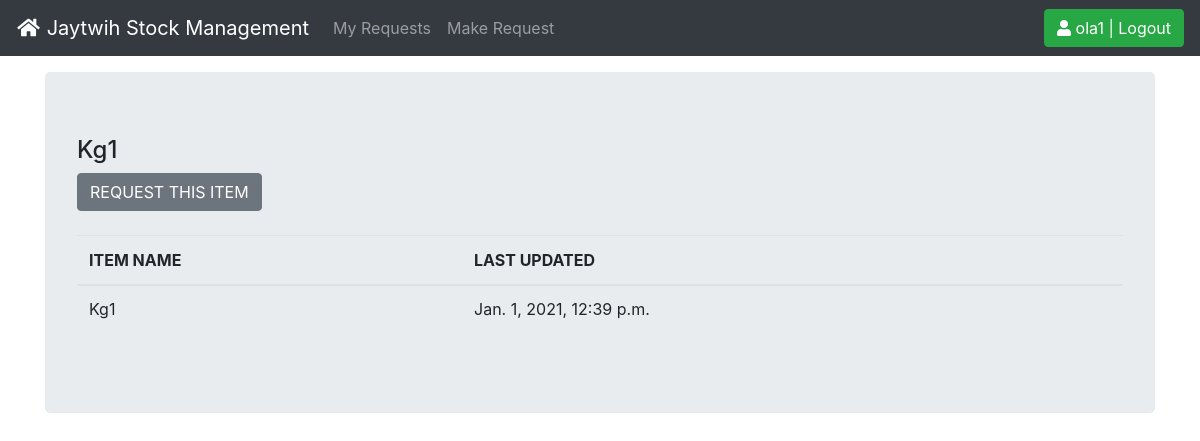
The page /stock_management/stock_detail/1/ (signed in) on the database its author committed.
### accounts/models.py (models this page shows)
class User(AbstractUser):
    is_teacher = models.BooleanField(default=False)
    is_manager = models.BooleanField(default=False)
    first_name = models.CharField(max_length=100)
    last_name = models.CharField(max_length=100)

### stock_management/models.py (models this page shows, shortened)
class Stock(models.Model):
	category = models.ForeignKey(Category, on_delete=models.CASCADE, blank=True)
	item_name = models.CharField(max_length=50, blank=True, null=True)
	quantity = models.IntegerField(default='0', blank=True, null=True)
	receive_quantity = models.IntegerField(default='0', blank=True, null=True)
	receive_by = models.CharField(max_length=50, blank=True, null=True)
	request_quantity = models.IntegerField(default='0', blank=True, null=True)
	issue_by = models.CharField(max_length=50, blank=True, null=True)
	request_by = models.CharField(max_length=50, blank=True, null=True)
	phone_number = models.CharField(max_length=50, blank=True, null=True)
	created_by = models.CharField(max_length=50, blank=True, null=True)
	reorder_level = models.IntegerField(default='0', blank=True, null=True)
	last_updated = models.DateTimeField(auto_now_add=False, auto_now=True)
	timestamp = models.DateTimeField(auto_now_add=True, auto_now=False)
	export_to_CSV = models.BooleanField(default=False)
	approval = models.CharField(max_length=10, blank=True, null=False, default='Pending')

### stock_management/views.py (the view)
# urls.py: path('stock_detail/<str:pk>/', views.stock_detail, name="stock_detail"),
@login_required
def stock_detail(request, pk):
    queryset = Stock.objects.get(id=pk)
    context = {
        "title": queryset.item_name,
        "queryset": queryset,
    }
    return render(request, "stock_detail.html", context)

### templates/stock_detail.html
{% extends 'base.html' %}
{% block content %}
<h4>{{queryset.item_name}}</h4>
    {% if not request.user.is_manager %}
<a href="{% url 'request_items' queryset.id %}"><div class='btn btn-secondary'>REQUEST THIS ITEM</div></a>
    {% else %}
<a href="{% url 'receive_items' queryset.id %}"><div class='btn btn-primary'>RECEIVE THIS ITEM</div></a>
    {% endif %}
  <br><br>
<div class="display_table">
<table class='table'>
                  <tr>
                   <thead>
                    <th>ITEM NAME</th>
                    <th>LAST UPDATED</th>
                   </thead>
                  <tr>
                    <td>{{queryset.item_name}}</td>
                    <td>{{queryset.last_updated}}</td>
                  </tr>
          </table>
</div>
{% endblock %}

### templates/base.html (shortened to what this page needs)
{% load static %}
<!doctype html>
<html lang="en">
  <head>
<link href="{% static 'css/bootstrap.min.css' %}" rel="stylesheet">
<link href="{% static 'css/navbar-top-fixed.css' %}" rel="stylesheet">
<link rel="stylesheet" href="https://cdnjs.cloudflare.com/ajax/libs/font-awesome/5.14.0/css/all.min.css">
  </head>
  <body>
    <nav class="navbar navbar-expand-md navbar-dark fixed-top bg-dark">
  <a class="navbar-brand" href="/"><i class="fa fa-home fa-fw"> </i> Jaytwih Stock Management</a>
  <div class="collapse navbar-collapse" id="navbarCollapse">
    <ul class="navbar-nav mr-auto">
      {% if request.user.is_authenticated %}
      <li class="nav-item">
        <a class="nav-link" href="{% url 'list_approval' %}">My Requests</a>
      </li>
      <li class="nav-item">
        <a class="nav-link" href="{% url 'select_item' %}">Make Request</a>
      </li>
      {% endif %}
    </ul>
        <ul class="navbar-nav">
        {% if request.user.is_authenticated %}
          <li><a href="{% url 'logout' %}"><button class="btn btn-success"><i class="fa fa-user"></i> {{ user }} | Logout </button></a></li>
        {% else %}
          <li><a href="{% url 'login' %}"><button class="btn btn-info">  Login <i class="fas fa-sign-in-alt"></i></button></a></li>
        {% endif %}
        </ul>
  </div>
</nav>
<main role="main" class="container">
  <div class="jumbotron">
      {% block content %}
      {% endblock %}
  </div>
</main>
  </body>
</html>

### static/css/navbar-top-fixed.css (style rules this page uses)
body { min-height: 75rem; padding-top: 4.5rem; }

### rows shown on the page
User: username "ola1"
Stock: item_name "Kg1", last_updated "Jan. 1, 2021, 12:39 p.m."
